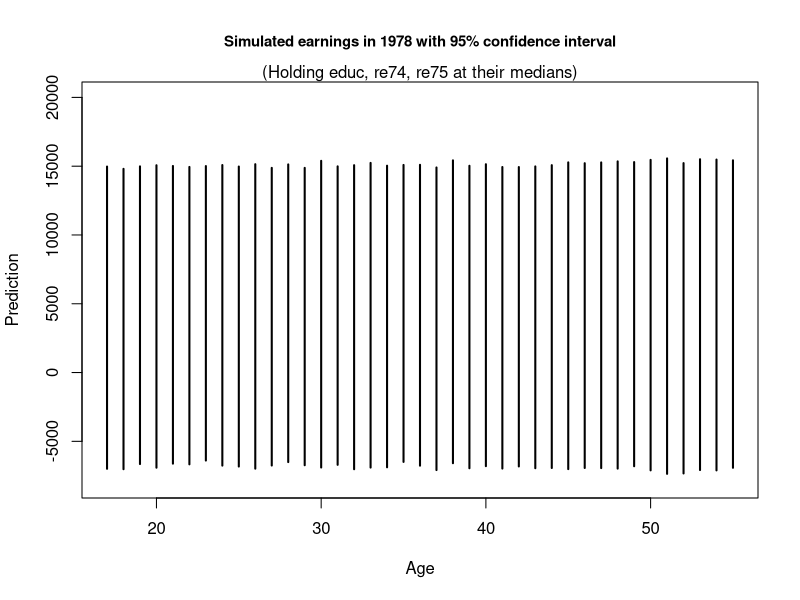
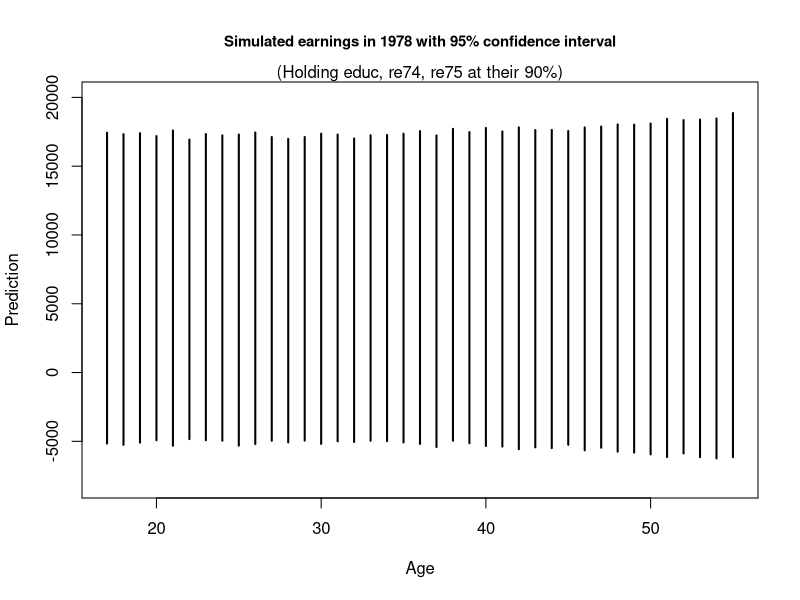

Here is the R script that generated these plots, in order:
### Question 2
library(arm)
data(lalonde)
library(ggplot2)

# Using only control group 
control = lalonde[which(lalonde$treat==0),]

set.seed(157) 
# Build linear regression model
lm <- lm(control$re78 ~ control$age + control$educ + control$re74 + control$re75 + control$educ*control$re74 + control$educ*control$re75 + control$age*control$re74 + control$age*control$re75 + control$re74*control$re75)
# Simulate 10000 set of coefficients
sim_result = sim(lm,n.sims=10000)

### Consider first scenario in a), letting only age varies and hold other at the median
### store result in a matrix shape (nrow(control),10000)
result = matrix(rep(0,10000*39),nrow=39,ncol=10000)


# Create a temporary storage for the result
# A for loop to calculate simulated prediction given the change in age in the input
for(age_value in (17:55)){
  # X is an input vector of shape (10,1). In this input vector, we only let age varies and hold other parameters
  # at their median
  X = matrix(c(1,age_value,median(control$educ),median(control$re74),median(control$re75),median(control$educ)*median(control$re74),median(control$educ)*median(control$re75),age_value*median(control$re74),age_value*median(control$re75),median(control$re74)*median(control$re75)),10,1)
  # Matrix multiplication of sim_result@coef with X and then add the simulated sigma
  # dim(sim_result@coef) is (10000,10) so (10000,10) x (10,1) = (10000,1)
  # This will be the 10000 predictions for a given age
  # Storage has shape (10000,10) x (10,1) = (10000,1)
  result[age_value-16,] = sim_result@coef %*% X + rnorm(nrow(sim_result@coef),0,sim_result@sigma)
  # Store it in the result matrix

}
# Get the 95% confident interval for each unit
lower_bound = matrix(rep(0,39,nrow=39,ncol=1))
upper_bound = matrix(rep(0,39,nrow=39,ncol=1))
for (i in (1:39)){
  lower_bound[i] = quantile(result[i,],0.025)
  upper_bound[i] = quantile(result[i,],0.975)
}
Age_Value = seq(17,55,by=1)
df <- data.frame(Age_Value,lower_bound,upper_bound)

# Plotting the prediction interval for each age
plot(x=c(1:100),y=c(1:100),type="n",xlim=c(17,55),ylim=c(-8000,20000),
     main = "Simulated earnings in 1978 with 95% confidence interval",
     xlab = "Age",
     ylab = "Prediction",
     cex.main = 0.9)
mtext("(Holding educ, re74, re75 at their medians)",side = 3)

for(age in (17:55)){
  segments(
    x0 = age,
    y0 = lower_bound[age-16],
    x1 = age,
    y1 = upper_bound[age-16],
    lwd = 2
  )
}

########### When holding other parameteres at their 90% #############
result1 = matrix(rep(0,10000*39),nrow=39,ncol=10000)


# Create a temporary storage for the result
i = 1
# A for loop to calculate simulated prediction given the change in age in the input
for(age_value in (17:55)){
  # X is an input vector of shape (10,1). In this input vector, we only let age varies and hold other parameters
  # at their median
  X = matrix(c(1,age_value,quantile(control$educ,0.9),quantile(control$re74,0.9),quantile(control$re75,0.9),quantile(control$educ,0.9)*quantile(control$re74,0.9),quantile(control$educ,0.9)*quantile(control$re75,0.9),age_value*quantile(control$re74,0.9),age_value*quantile(control$re75,0.9),quantile(control$re74,0.9)*quantile(control$re75,0.9)),10,1)
  # Matrix multiplication of sim_result@coef with X and then add the simulated sigma
  # dim(sim_result@coef) is (10000,10) so (10000,10) x (10,1) = (10000,1)
  # This will be the 10000 predictions for a given age
  # Storage has shape (10000,10) x (10,1) = (10000,1)
  result1[i,] = sim_result@coef %*% X + rnorm(nrow(sim_result@coef),0,sim_result@sigma)
  # Store it in the result matrix
  i = i +1 
  
}
# Get the 95% confident interval for each unit
lower_bound1 = matrix(rep(0,39,nrow=39,ncol=1))
upper_bound1 = matrix(rep(0,39,nrow=39,ncol=1))
for (i in (1:39)){
  lower_bound1[i] = quantile(result1[i,],0.025)
  upper_bound1[i] = quantile(result1[i,],0.975)
}
Age_Value = seq(17,55,by=1)
df1 <- data.frame(Age_Value,lower_bound1,upper_bound1)

# Plot the prediction interval
plot(x=c(1:100),y=c(1:100),type="n",xlim=c(17,55),ylim=c(-8000,20000),
     main = "Simulated earnings in 1978 with 95% confidence interval",
     xlab = "Age",
     ylab = "Prediction",
     cex.main=0.9)
mtext("(Holding educ, re74, re75 at their 90%)",side = 3)

for(age in (17:55)){
  segments(
    x0 = age,
    y0 = lower_bound1[age-16],
    x1 = age,
    y1 = upper_bound1[age-16],
    lwd = 2
  )
}
